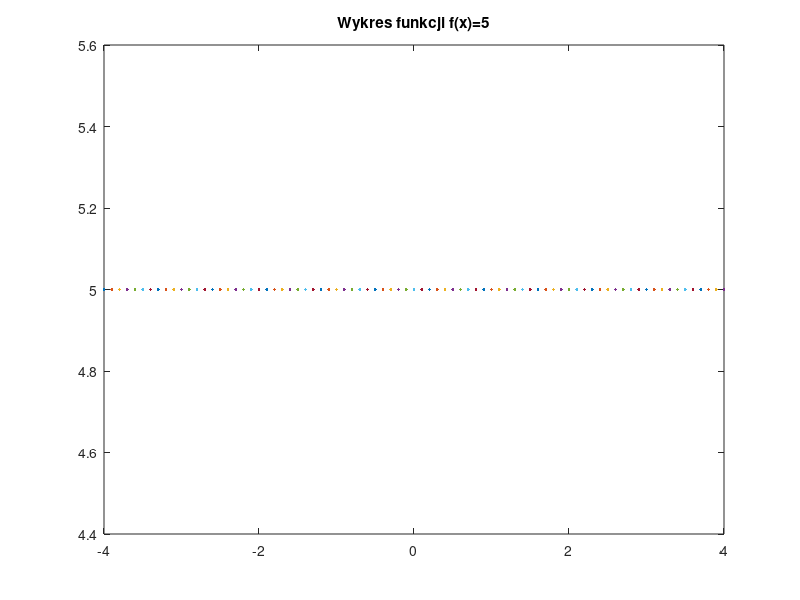

MATLAB code to generate this figure:
%skrypt rysuje wykres wybranej funkcji na przedziale[-4,4]
clear
wzor=input("podaj wzór funkcji f zmiennej x: ","s")
wzor = strrep(wzor, ".^", "^");
wzor1 = wzor;
wzor1 = strrep(wzor, "*", "·");
wzor = strrep(wzor, "^", ".^");

x=[-4:0.1:4];
y=eval(wzor);

h=figure;
set(h,'visible','off');
plot(x,y); %kreslenie wykresu y=f(x)
title(sprintf("Wykres funkcji f(x)=%s", wzor1));
print(h, "-dpng", "output.png")
%pause()